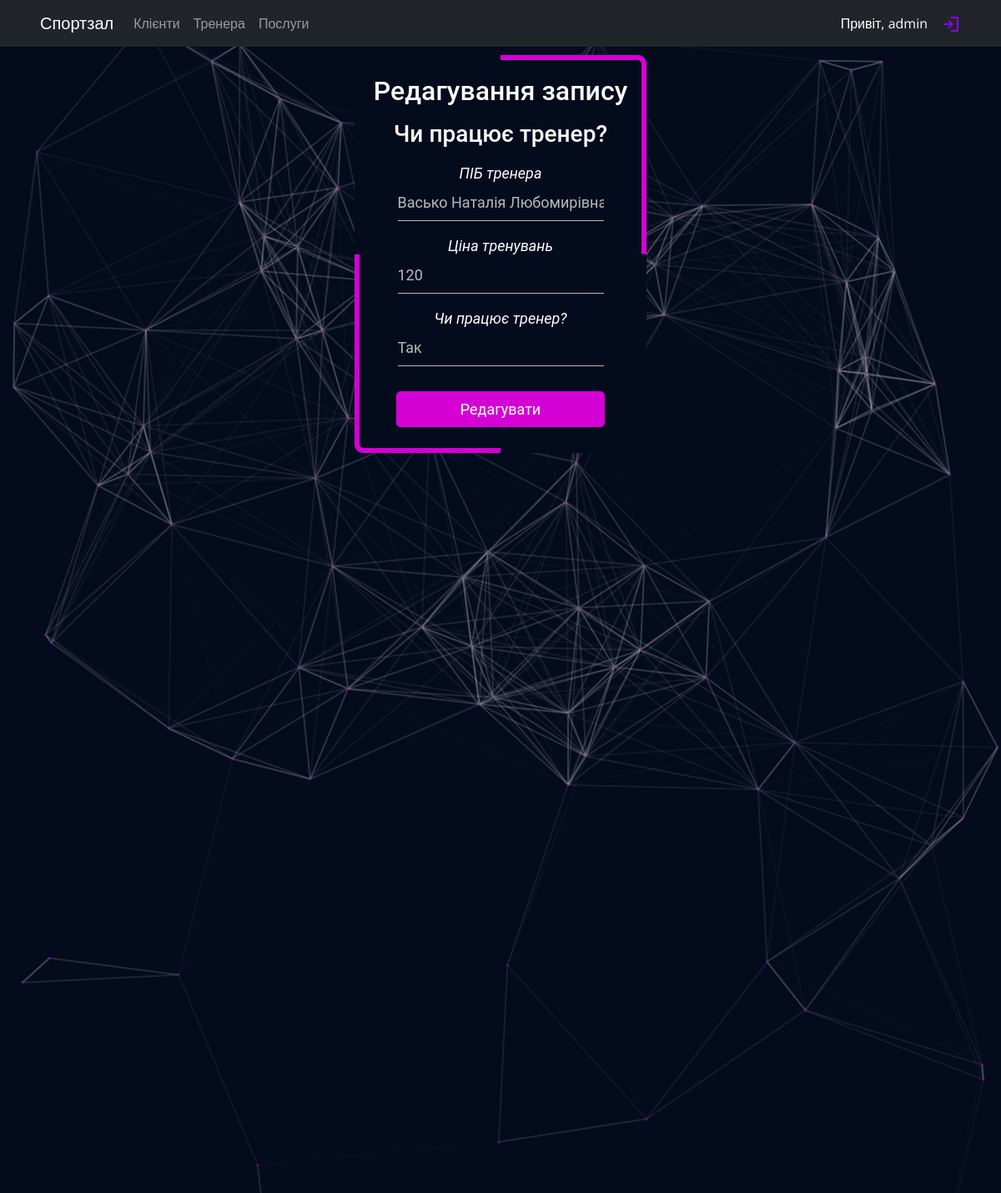
Page /edit.php?table=trainer&id=17 (signed in) on the committed database.
### tables this page shows
CREATE TABLE `trainer` (
  `trainer_id` int(11) NOT NULL,
  `trainer_fio` varchar(255) NOT NULL,
  `trainer_price` varchar(255) NOT NULL,
  `is_work` varchar(10) NOT NULL
);

### includes/connection.php (called while the page is built, shortened)
<?php
function _switch($table)
{
    switch ($table) {
        case 'trainer':
            $name = 'Таблиця тренерів';
            $cols = ['ID', 'ПIБ тренера', 'Ціна тренувань', 'Чи працює тренер?'];
            $n_cols = [
                'trainer_id' => $cols[0],
                'trainer_fio' => $cols[1],
                'trainer_price' => $cols[2],
                'is_work' => $cols[3]
            ];
            break;
    }
    return [
        'name'   => $name,
        'cols'   => $cols,
        'n_cols' => $n_cols
    ];
}

### edit.php (the view, shortened to what this page needs)
<?php
require_once("includes/connection.php");
if (!empty($_POST)) {
    $table = htmlspecialchars($_POST['table']);
    $id = filter_var($_POST['id'], FILTER_SANITIZE_NUMBER_INT);
    if (!filter_var($id, FILTER_VALIDATE_INT)) {
        exit('Помилка з айді! Не грайтеся з вогнем :)');
    }
    extract(_switch($table));
    foreach ($n_cols as $col => $a) {
        $col_name = $col;
        break;
    }
    $i = 0;
    $_data = [];
    foreach ($_POST as $key => $data) {
        if ($i > 1) {
            $_data[$i - 2] = $data;
        }
        $i++;
    }
    $sql = "UPDATE `$table` SET ";
    $i = 0;
    foreach ($n_cols as $col => $a) {
        if ($i != 0) {
            if ($i > 1) {
                $sql .= ", ";
            }
            $sql .= "`" . $col . "` = '" . $_data[$i - 1] . "'";
        }
        $i++;
    }
    $sql .= " WHERE `$col_name` = '$id'";
    mysqli_query($con, $sql);
    msg('Запис успішно змінено!', false);
    header('Location: ./index.php?table=' . $table);
} else if ($_GET["table"] != "" && $_GET["id"] != "") {
    $table = htmlspecialchars($_GET['table']);
    $id = filter_var($_GET['id'], FILTER_SANITIZE_NUMBER_INT);
    extract(_switch($table));
    require 'includes/header.php';
    foreach ($n_cols as $col => $a) {
        $col_name = $col;
        break;
    }
    $data = mysqli_query($con, "SELECT * FROM `$table` WHERE `$table`.`$col_name` = '$id'");
    $data = mysqli_fetch_row($data);
    $_data = [];
    $i = 0;
    foreach ($n_cols as $col => $name) {
        $_data[$col] = $data[$i];
        $i++;
    }
?>
    <div class="container mregister">
        <div id="login" class="text-white text-center">
            <h2 class="pt-4">Редагування запису</h2>
            <h3 class="py-2"><?= $name ?></h3>
            <form action="edit.php" id="loginform" method="post" name="loginform">
                <?php $i = 0; ?>
                <?php foreach ($_data as $key => $data) : ?>
                    <?php if ($i != 0) : ?>
                        <?php
                        $type = 'text';
                        ?>
                        <p><label for="<?= $key ?>"><?= $n_cols[$key] ?><br>
                                <input class="input" id="<?= $key ?>" name="<?= $key ?>" size="20" type="<?= $type ?>" value="<?= htmlspecialchars($data) ?>"></label></p>
                    <?php endif; ?>
                    <?php $i++; ?>
                <?php endforeach; ?>
                <p class="submit"><input class="button" type="submit" value="Редагувати"></p>
            </form>
        </div>
    </div>
<?php
    require 'includes/footer.php';
} else {
    header('Location: ./index.php');
}

### css/style.css (style rules this page uses)
* { user-select: none; }
body { width: 100%; height: auto; overflow-x: hidden; background-color: #040B1D; box-sizing: border-box; font-family: 'Open Sans', sans-serif; color: black; }
.mregister { margin: 10px auto 0; position: relative; border-radius: 10px; z-index: 0; overflow: hidden; display: flex; align-items: center; justify-content: center; font-size: 24px; font-family: 'Roboto', sans-serif; width: 350px; }
.mregister::before { content: ''; position: absolute; z-index: -2; left: -50%; top: -50%; width: 200%; height: 200%; background-repeat: no-repeat; background-size: 50% 50%, 50% 50%; background-position: 0 0, 100% 0, 100% 100%, 0 100%; background-image: linear-gradient(#040B1D, #040B1D), linear-gradient(#d400d4, #d400d4), linear-gradient(#040B1D, #040B1D), linear-gradient(#d400d4, #d400d4); animation: animate 20s linear infinite; }
.mregister::after { content: ''; position: absolute; z-index: -1; left: 6px; top: 6px; width: calc(100% - 12px); height: calc(100% - 12px); background: #040B1D; border-radius: 5px; }
.container label { color: #fff; font-size: 18px; }
#login { width: 320px; margin: auto; padding-bottom: 15px; }
.container form .input, .container input[type=text], .container input[type=password], .container input[type=e] { display: block; margin: 0 auto; width: 100%; border: none !important; border-bottom: 1.5px solid rgb(185, 185, 185) !important; background: none !important; box-shadow: none !important; outline: none !important; color: rgb(185, 185, 185); padding: 8px 0 8px; transition: .2s; }
.container input[type=text], .container input[type=password], .container input[type=e] { width: 100%; }
.button { border: solid 1px #d400d4; background: #d400d4; background: -webkit-gradient(linear, left top, leftbottom, from(#d400d4), to(#d400d4)); background: -moz-linear-gradient(top, #d400d4, #d400d4); filter: progid:DXImageTransform.Microsoft.gradient(startColorstr='#faa51a', endColorstr='#f47a20'); color: #fff; padding: 7px 12px; margin-top: 30px; -webkit-border-radius: 5px; -moz-border-radius: 5px; border-radius: 5px; cursor: pointer; margin-left: auto; margin-right: auto; font-size: 18px; }

### css/style-table.css (style rules this page uses)
p { font-style: italic; }
input, textarea, button { padding: 10px; display: block; min-height: 30px; width: 250px; margin-bottom: 10px; }

### rows in the picture
trainer: trainer_fio "Васько Наталія Любомирівна", trainer_price "120", is_work "Так"

### other values in the picture
$_SESSION['user'][0] "admin"
$name "Чи працює тренер?"
$n_cols[$key] "ПIБ тренера"
$n_cols[$key] "Ціна тренувань"
$n_cols[$key] "Чи працює тренер?"
